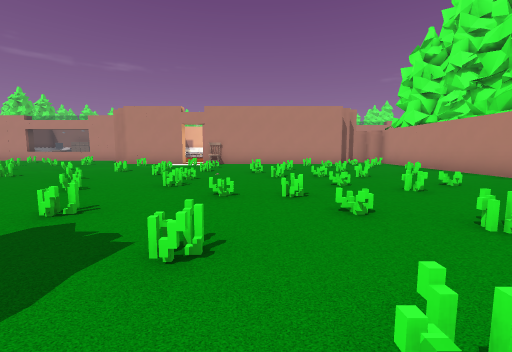
[1] (above)

20 first-person views from a walk through a Godot game level. The camera is 1.3 m above the floor, tilts 6° down and sees 90° across. Doors that lead somewhere are drawn open, without their leaves. The floor is counted in squares, 2 m on a side. Each view is taken from the middle of a square. On the plan, view 1 faces up. The plan holds only what a view shows up to about 9 squares ahead; the rest is blank. The place goes on beyond the plan. Some surface patterns are stand-ins.

[2]
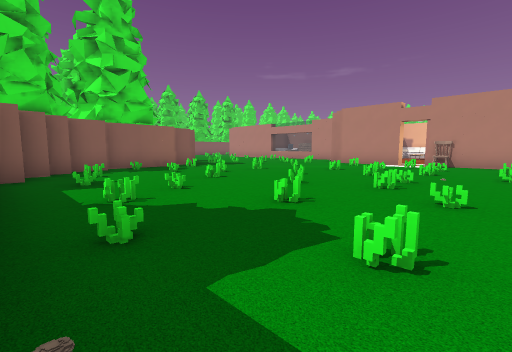

[3]
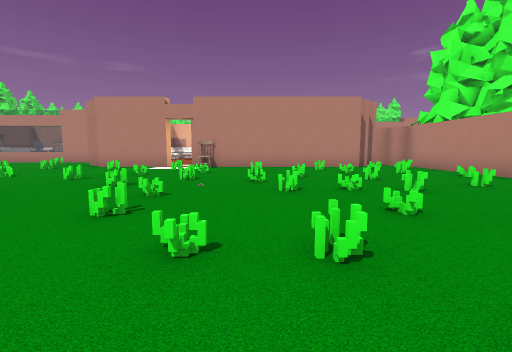

[4]
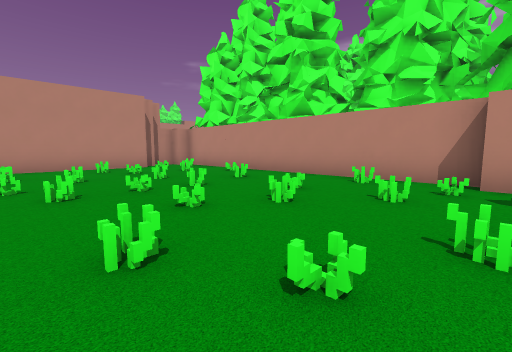

[5]
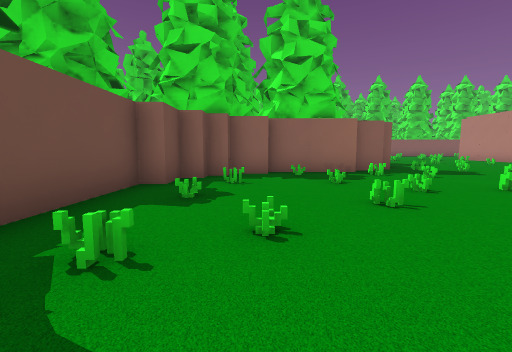

[6]
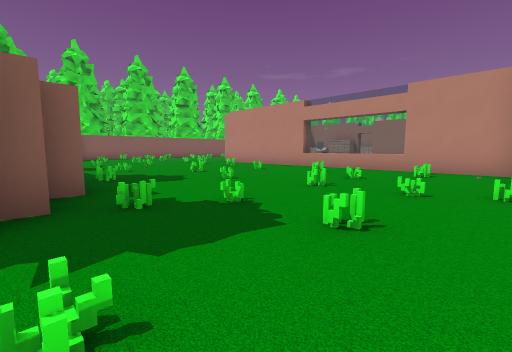

[7]
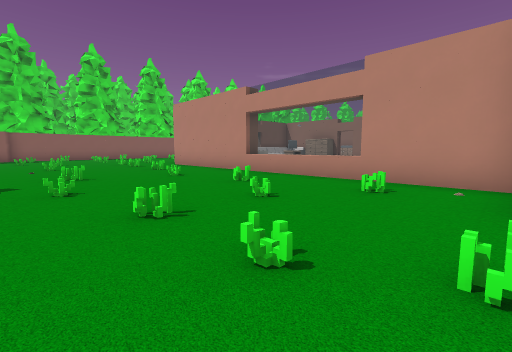

[8]
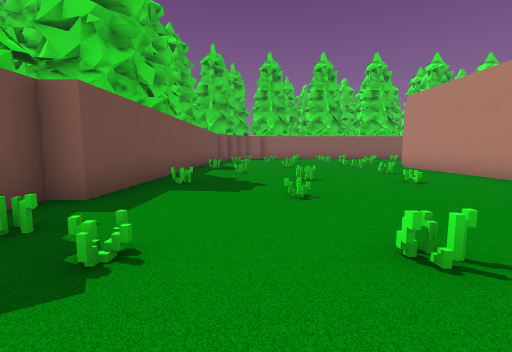

[9]
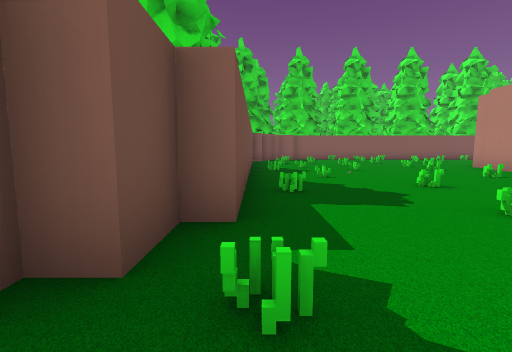

[10]
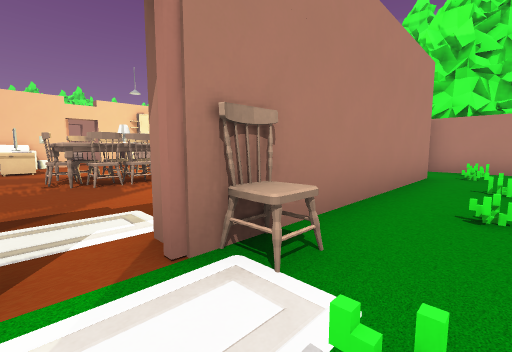

[11]
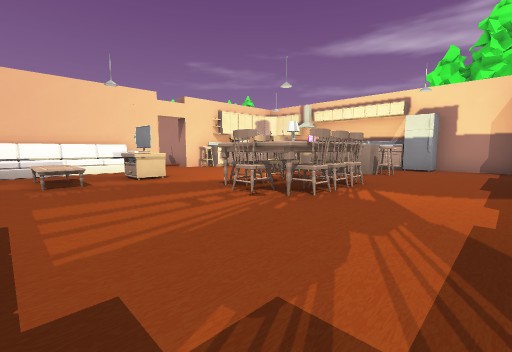

[12]
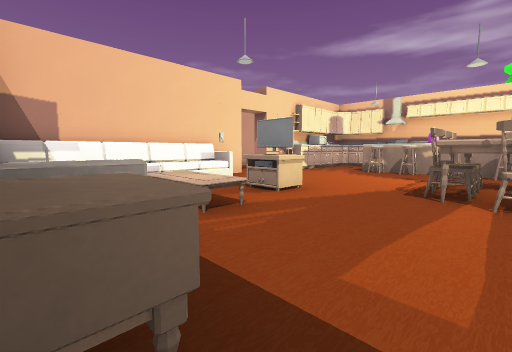

[13]
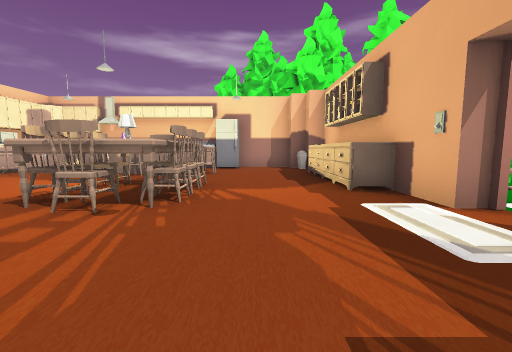

[14]
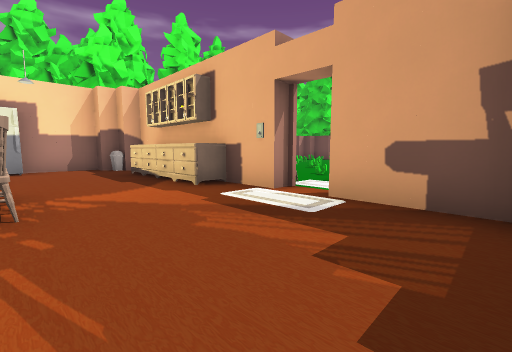

[15]
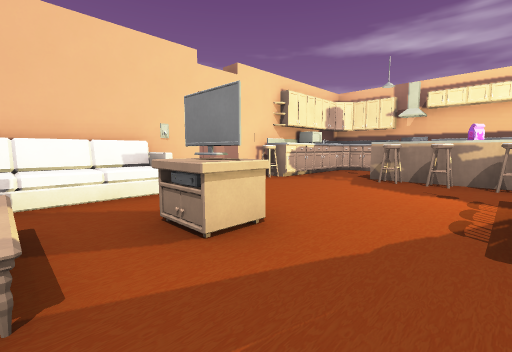

[16]
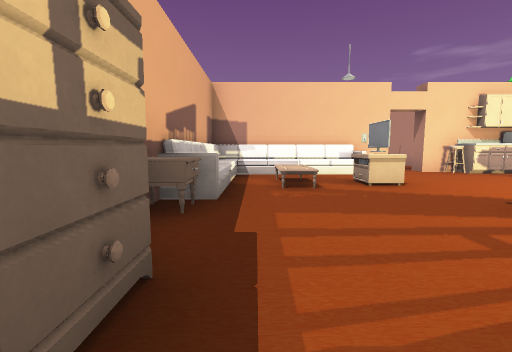

[17]
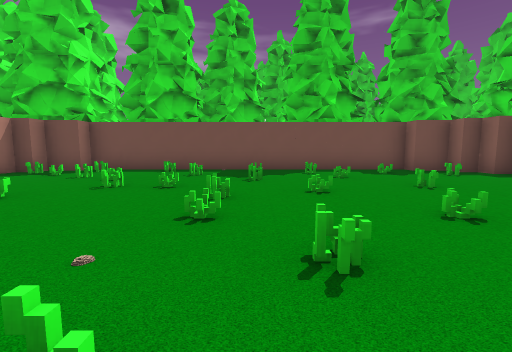

[18]
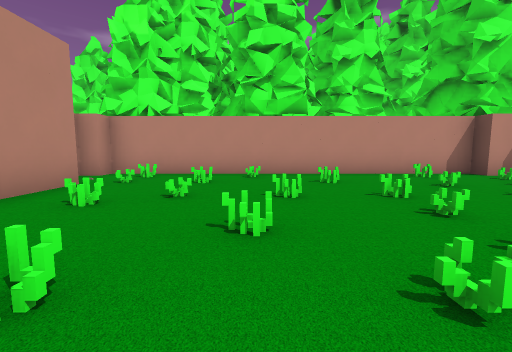

[19]
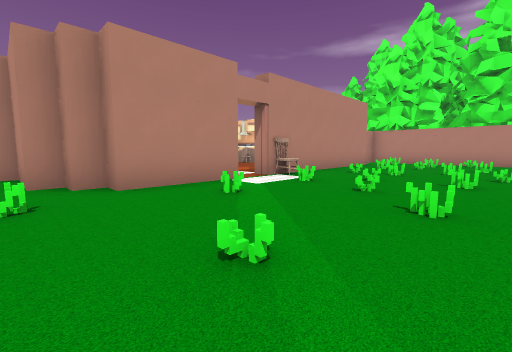

[20]
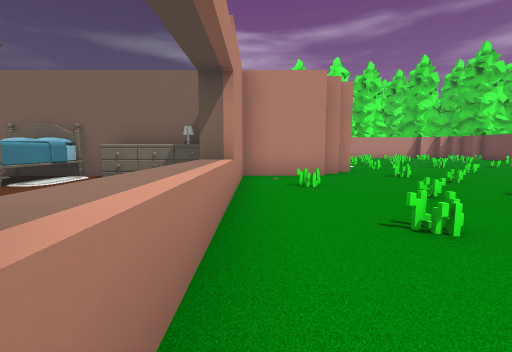

### Floor plan
Key: @ floor where view 1 was taken; # wall or solid block; . floor; / step, stairs or slope; D open door; = window, fence, low wall or low ledge; ^ raised ledge; T tree; L lamp; S stool; F fridge; M microwave; E oven; C cabinet; B bin; O other object.
Columns run from 18 left of view 1 to 8 right of it. Each row starts with its distance up from view 1.
 22                  DD
 21             ####O..SMC#
 20            ##.........#
 19           ###.^^...S# E
 18          #..#......S#
 17            ^#....##S# O
 16            O....^L^O#.#
 15 #### #===####...^^^.S.F
 14 ............#..........#
 13 .=.=...=..=.#....####..# T
 12 ...../......###..####BB##T
 11 ...........=...D##.....=#TT
 10 ./...=...=/...=.=./.=...#TT
  9 ..................=...=.#
  8 ..........=./.=....=.../# T
  7 .#...#..=........./...=.# T
  6  ########./.=......=.=..#
  5         #...............#
  4         #....=./.....=.=#
  3         #.......=.....=.#
  2         ##.=../.....=...#
  1          #.....=......###
  0          ###......@...#
 -1            ###########

Where each view was taken, in squares from view 1:
view 1: 0 up, 0 right, facing up
view 2: 0 up, 0 right, facing up-left
view 3: 2 up, 0 right, facing up
view 4: 2 up, 0 right, facing up-right
view 5: 2 up, 2 left, facing left
view 6: 6 up, 7 left, facing up-left
view 7: 9 up, 7 left, facing up-left
view 8: 9 up, 8 left, facing left
view 9: 7 up, 9 left, facing left
view 10: 10 up, 3 left, facing up-right
view 11: 13 up, 5 left, facing up-right
view 12: 16 up, 6 left, facing up-right
view 13: 14 up, 5 left, facing right
view 14: 15 up, 5 left, facing down-right
view 15: 17 up, 4 left, facing up-right
view 16: 14 up, 5 left, facing up
view 17: 8 up, 2 left, facing down
view 18: 8 up, 1 left, facing right
view 19: 7 up, 7 left, facing up-right
view 20: 14 up, 13 left, facing right
